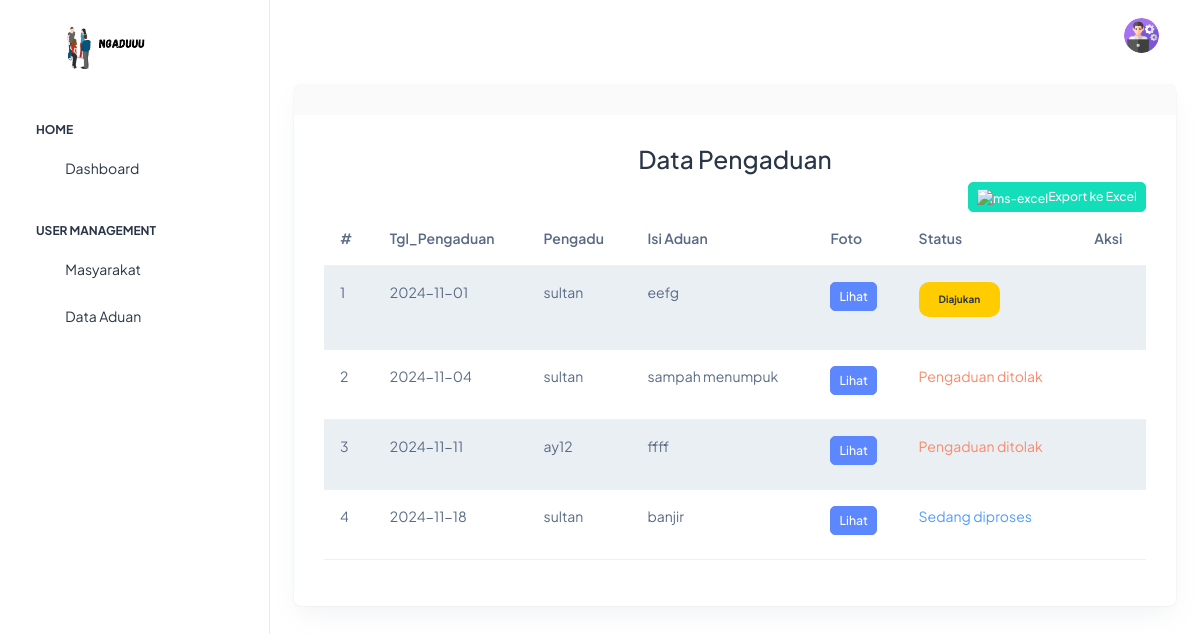
The app's page /petugas/pengaduan/index.php (signed in) with its own data.
### tables this page shows
CREATE TABLE `pengaduan` (
  `id_pengaduan` int(11) NOT NULL,
  `status` enum('0','proses','selesai','ditolak') NOT NULL,
  `tgl_pengaduan` date NOT NULL,
  `nik` char(16) NOT NULL,
  `isi_laporan` text NOT NULL,
  `foto` varchar(255) NOT NULL
);

CREATE TABLE `masyarakat` (
  `nik` char(16) NOT NULL,
  `nama` varchar(35) NOT NULL,
  `username` varchar(25) NOT NULL,
  `password` varchar(100) NOT NULL,
  `telp` varchar(13) NOT NULL
);

### petugas/pengaduan/functions/crud_pengaduan.php (called while the page is built, shortened)
<?php
include('../../database/koneksi.php');
function get($query)
{
  global $conn;
  $result = mysqli_query($conn, $query);
  $rows = [];
  while ($row = mysqli_fetch_assoc($result)) {
    $rows[] = $row;
  }
  return $rows;
}

### petugas/pengaduan/index.php (the view, shortened to what this page needs)
<?php
include('../../database/koneksi.php');
include('../../layouts/header.php');
include('./functions/crud_pengaduan.php');
?>
<div class="page-wrapper" id="main-wrapper" data-layout="vertical" data-navbarbg="skin6" data-sidebartype="full" data-sidebar-position="fixed" data-header-position="fixed">
    <?php include('../layouts/aside.php'); ?>
    <div class="body-wrapper">
        <?php include('../layouts/nav.php'); ?>
        <div class="container-fluid">
            <div class="card">
                <div class="card-header">
                </div>
                <div class="card-body">
                    <div class="text-center">
                        <h3>Data Pengaduan</h3>
                    </div>
                    <div class="text-end">
                        <button class="btn btn-success btn-sm" type="button" onclick="exportTableToExcel('myTable', 'data_pengaduan')"><img width="20" height="20" src="https://img.icons8.com/fluency/48/ms-excel.png" alt="ms-excel" />Export ke Excel</button>
                    </div>
                    <table class="table table-striped table-hover" id="myTable">
                        <thead>
                            <tr>
                                <th scope="col">#</th>
                                <th scope="col">Tgl_Pengaduan</th>
                                <th scope="col">Pengadu</th>
                                <th scope="col">Isi Aduan</th>
                                <th scope="col">Foto</th>
                                <th scope="col">Status</th>
                                <th scope="col">Aksi</th>
                            </tr>
                        </thead>
                        <tbody>
                            <?php foreach (get("SELECT pengaduan.*, masyarakat.nama FROM pengaduan JOIN masyarakat ON masyarakat.nik = pengaduan.nik") as $no => $d): ?>
                                <tr>
                                    <td><?= $no + 1; ?></td>
                                    <td><?= $d['tgl_pengaduan']; ?></td>
                                    <td><?= $d['nama']; ?></td>
                                    <td><?= $d['isi_laporan']; ?></td>
                                    <td>
                                        <button type="button" class="btn btn-primary btn-sm" data-bs-toggle="modal" data-bs-target="#exampleModal<?= $d['id_pengaduan']; ?>">
                                            Lihat
                                        </button>
                                    </td>
                                    <td>
                                        <?php
                                        if ($d['status'] == 0) {
                                            echo "<p class='text-dark text-center flash-background'>Diajukan</p>";
                                        } elseif ($d['status'] == 'proses') {
                                            echo "<p class='text-info'>Sedang diproses</p>";
                                        } elseif ($d['status'] == 'selesai') {
                                            echo "<p class='text-success'>Pengaduan selesai</p>";
                                        } elseif ($d['status'] == 'ditolak') {
                                            echo "<p class='text-danger'>Pengaduan ditolak</p>";
                                        }
                                        ?>
                                    </td>
                                    <td>
                                        <a href="#" data-bs-toggle="modal" data-bs-target="#modalLihat<?= $d['id_pengaduan']; ?>"><i class="ti ti-eye-check"></i></a>
                                    </td>
                                </tr>
                </div>
            </div>
        <?php endforeach; ?>
<?php
include('../../layouts/footer.php');
?>

### petugas/pengaduan/index.php (style rules this page uses)
.flash-background { display: inline-flex; align-items: center; justify-content: center; padding: 10px 20px; color: #fff; font-size: 10px; font-weight: bold; text-align: center; background-color: #ffcc00; border-radius: 10px; border: none; cursor: pointer; animation: flash 1s infinite; }

### records on screen
pengaduan: tgl_pengaduan "2024-11-01", nik.nama "sultan", isi_laporan "eefg", status "Diajukan"
pengaduan: tgl_pengaduan "2024-11-04", nik.nama "sultan", isi_laporan "sampah menumpuk", status "Pengaduan ditolak"
pengaduan: tgl_pengaduan "2024-11-11", nik.nama "ay12", isi_laporan "ffff", status "Pengaduan ditolak"
pengaduan: tgl_pengaduan "2024-11-18", nik.nama "sultan", isi_laporan "banjir", status "Sedang diproses"
